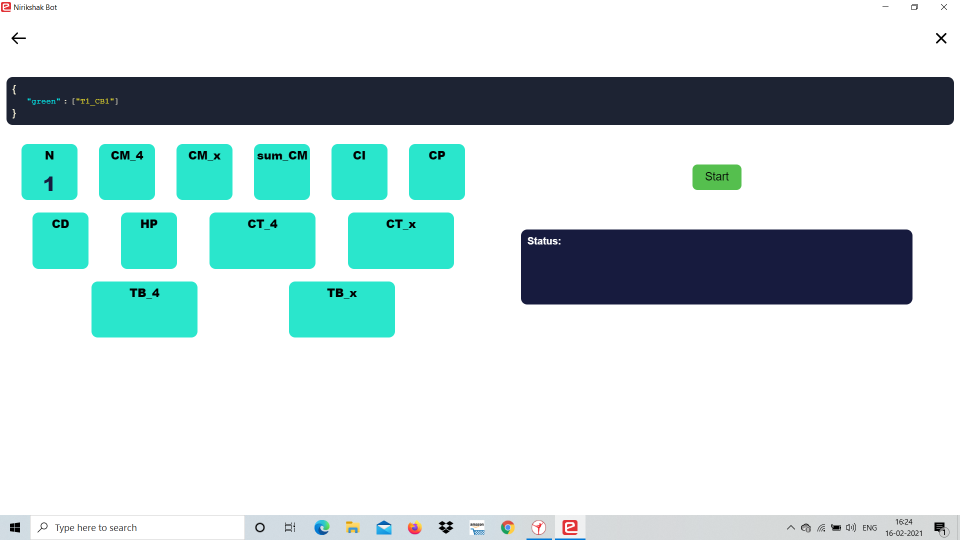
#> input picture Task 5/Submitted/NB_2182_Task_5/task_5_gui_before_evaluation.png, 1920 x 1080 px (shown at 1/2 size); its folder holds only this picture in this run
$ python -i task_1a_part1.py   (imports and definitions only)
#> lines starting #> are read from the running program, lines starting #| are printed output that depends on the picture; after the words box and inside, x2 and y2 are one past the last pixel; in counts of white or black regions, pixels touching at a corner belong together
#> further down, picture is the input picture: shape (1080, 1920, 3); mean B, G, R 218.8, 218, 199.6
'''
*****************************************************************************************
*
*        		===============================================
*           		Nirikshak Bot (NB) Theme (eYRC 2020-21)
*        		===============================================
*
*  This script is to implement Task 1A - Part 1 of Nirikshak Bot (NB) Theme (eYRC 2020-21).
*
*  This software is made available on an "AS IS WHERE IS BASIS".
*  Licensee/end user indemnifies and will keep e-Yantra indemnified from
*  any and all claim(s) that emanate from the use of the Software or
*  breach of the terms of this agreement.
*
*  e-Yantra - An MHRD project under National Mission on Education using ICT (NMEICT)
*
*****************************************************************************************
'''

# Team ID:			NB_2182
# Author List:		Yatharth Bhargava, Priyank Sisodia, Pranav Mittal
# Filename:			task_1a_part1.py
# Functions:		scan_image,getContours,getShape4,isEqual,isPerpendicular,isParallel,colorMask
# 					[ Comma separated list of functions in this file ]
# Global variables:	shapes
# 					[ List of global variables defined in this file ]


####################### IMPORT MODULES #######################
## You are not allowed to make any changes in this section. ##
## You have to implement this task with the three available ##
## modules for this task (numpy, opencv, os)                ##
##############################################################
import cv2
import numpy as np
import os
# import matplotlib.pyplot as plt
##############################################################


# Global variable for details of shapes found in image and will be put in this dictionary, returned from scan_image function
#shapes = {}
#calibrate=np.load("calibrate.npy")
################# ADD UTILITY FUNCTIONS HERE #################
## You can define any utility functions for your code.      ##
## Please add proper comments to ensure that your code is   ##
## readable and easy to understand.                         ##
##############################################################
#------------------------------------------------------------------------------------------------------
#function to get contours
def getContours(imgColor):
    shapes={}
    #makes countours in the image and tells the color
    imgHsv=cv2.cvtColor(imgColor,cv2.COLOR_BGR2HSV)
#> imgHsv: shape (1080, 1920, 3); mean H, S, V 27.9, 39, 221.7

    #remove the maze from the image , we extract only the colored part of the image
    img=colorMask(imgHsv)
#> in colorMask, `mask=cv2.inRange(imgHsv,lwr_hsv,upr_hsv)#only colored circles are black`:
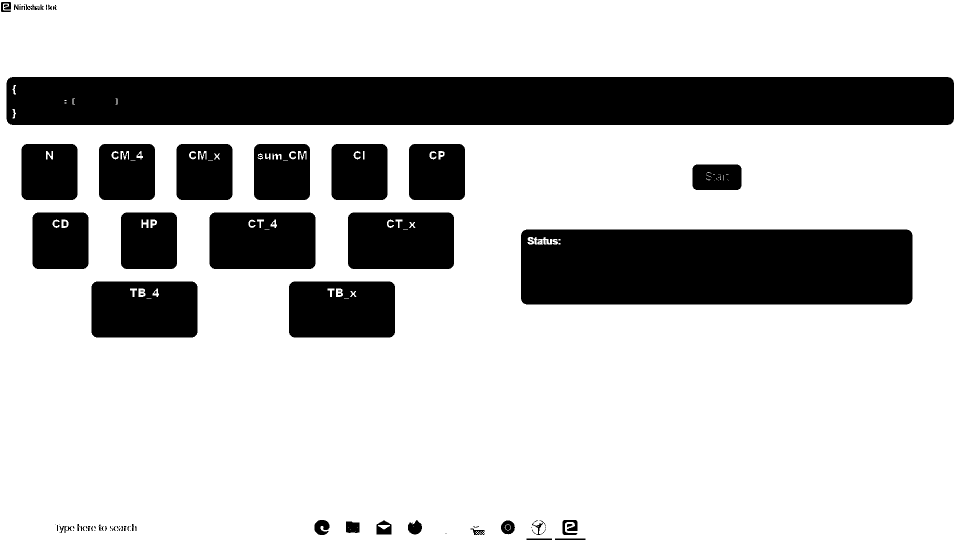
#> mask: shape (1080, 1920) (shown at 1/2 size); 75.9% white; 101 black regions (43 under 20 px), largest, box (x1, y1, x2, y2) and area: (13, 154, 1908, 250) 181548, (1042, 459, 1825, 609) 116744, (696, 425, 908, 538) 23545
#> in colorMask, `mask=cv2.bitwise_not(mask,mask=None)`: mask: shape (1080, 1920); 24.1% white; 101 white regions (43 under 20 px)

    contours, heirarchy =  cv2.findContours(img,cv2.RETR_TREE,cv2.CHAIN_APPROX_SIMPLE)
#> contours = 223 contours, 137 with area under 20; largest, box (x1, y1, x2, y2) and area: (13, 154, 1908, 250) 179784, (1042, 459, 1825, 609) 116388, (696, 425, 908, 538) 23518, (419, 425, 631, 538) 23518, (578, 563, 790, 675) 23307
    # print((contours))
    lst = list(list())
    for cnt in contours:
        area = cv2.contourArea(cnt)
        perimeter = cv2.arcLength(cnt,True) #it gives the perimeter of each shape(true is for closed shape)
        approxCnt = cv2.approxPolyDP(cnt,0.01*perimeter,True) #this will give coridinates of all the corner points
        #using moments
        #contour on image--#img   #countour #index #color #thickness
        #print(img.shape[0]*img.shape[1]-100000)
        #print("Area =",area," Image Area=",0.50*img.shape[0]*img.shape[1])
        if area>500 and area<0.50*img.shape[0]*img.shape[1]: #to avoid the noise in the image, area>500 is applied
            # [8 lines of commented-out code are left out]

            n_corners = len(approxCnt)

            # print(n_corners) #corners will used to classify shapes

            #now we will draw a rounded box around the detected object(or shape)
            #x, y, w, h = cv2.boundingRect(approxCnt) #this function takes the corners cordinates of shape and returns the x,y,width,hight of the bounding box(x,y are top left corner cordinate)
            #cv2.rectangle(imgColor,(x,y),(x+w,y+h),(0,0,255),5) #draw a bounding rect with the corinates we got (x,y)=tope left,(x+w,y+h)=right bottom corner

            #=============================================================================================
            #for detection of shape
            #Circle/ Triangle/ Trapezium/ Rhombus/ Square/ Quadrilateral/ Parallelogram/ Pentagon/ Hexagon


            ##############################################################################################
            # As said by intructors on piazza the object shape will be spherical i.e. circular in 2D only
            # no other shapes, Therefore removing the conditions of all other shapes

            # IMPORTANT
            # Since we know now the object(ball) will definitely  spherical i.e circle in vision sensor image
            # we are removing the conditions for  other shapes

            ##############################################################################################

            #if n_corners>6:
            #    obj="Circle"
            #elif n_corners ==3:
            #    obj = "Triangle"
            #elif n_corners ==5:
            #    obj = "Pentagon"
            #elif n_corners ==6:
            #    obj = "Hexagon"
            #elif n_corners ==4:
            #    obj=getShape4(approxCnt)

            obj = "Circle"

            M = cv2.moments(approxCnt)
            cX = int(M["m10"] / M["m00"])
            cY = int(M["m01"] / M["m00"])
            # [8 lines of commented-out code are left out]
            b=int(imgColor[cY,cX][0])
            g=int(imgColor[cY,cX][1])
            r=int(imgColor[cY,cX][2])
            if((abs(b-g)+abs(g-r)+abs(r-b))<=20):
                #print(abs(b-g)+abs(g-r)+abs(r-b))
                continue

            ##color detection
            h = imgHsv[cY,cX][0]

            if (h<=25 and h>=0 )or(h<=180 and h>=175) :
                color ="red"
            elif h<=70 and h>=35 :
                color ="green"
            elif h<=145 and h>=90 :
                color ="blue"
            else:
                color ="unknown"


            identifier = 0

            # [23 lines of commented-out code are left out]

            lst.append( [ obj, color, area, cX, cY, identifier ])
#> this loop made 223 passes
#> (area, perimeter, n_corners, cX, cY, b, g, r) on passes 72, 80, 95, 97, 98, 105, 113, 120, 125, 131, 135, 139: (527.5, 93.9, 7, 704, 1054, 83, 195, 235), (561, 89.25, 13, 1015, 1054, 244, 139, 75), (528.5, 100.3, 14, 829, 1055, 240, 94, 121), (595, 142.2, 16, 642, 1053, 225, 219, 209), (23307, 627.6, 4, 683, 618, 204, 230, 42), (23307, 627.6, 4, 288, 618, 204, 230, 42), (116388, 1845.6, 4, 1433, 533, 62, 27, 23), (23518, 629.6, 4, 801, 481, 204, 230, 42), (23518, 629.6, 4, 524, 481, 204, 230, 42), (12318, 429.6, 8, 297, 481, 204, 230, 42), (12318, 429.6, 8, 120, 481, 204, 230, 42), (4776, 282.3, 8, 1433, 354, 67, 163, 73)
#> (area, perimeter, n_corners, cX, cY, b, g, r) on pass 92: (675, 102.6, 6, 767, 1056, 233, 233, 233)
#> after the loop, lst = 19 items

    lst.sort(key = lambda lst: lst[1])
    # [ obj, color, area, cX, cY, identifier ]
    # #Circle/ Triangle/ Trapezium/ Rhombus/ Square/ Quadrilateral/ Parallelogram/ Pentagon/ Hexagon
    #plt.imshow(cv2.cvtColor(imgColor,cv2.COLOR_BGR2RGB))
    counter = np.zeros(9,int)

    for item in lst:
        counter[item[5]]+=1
#> this loop made 19 passes
#> item on passes 1 to 12: ['Circle', 'blue', 561, 1015, 1054, 0], ['Circle', 'blue', 528.5, 829, 1055, 0], ['Circle', 'blue', 595, 642, 1053, 0], ['Circle', 'blue', 116388, 1433, 533, 0], ['Circle', 'blue', 179784, 960, 201, 0], ['Circle', 'green', 4776, 1433, 354, 0], ['Circle', 'red', 527.5, 704, 1054, 0], ['Circle', 'unknown', 23307, 683, 618, 0], ['Circle', 'unknown', 23307, 288, 618, 0], ['Circle', 'unknown', 23518, 801, 481, 0], ['Circle', 'unknown', 23518, 524, 481, 0], ['Circle', 'unknown', 12318, 297, 481, 0]
#> after the loop, counter = [19, 0, 0, 0, 0, 0, 0, 0, 0]

    for item in lst:
        if counter[item[5]]==1:
            shapes[lst[0][0]]=([lst[0][1],lst[0][3],lst[0][4]])
        elif counter[item[5]]==0:
            continue
        elif counter[item[5]]>=1:
            if item[0] not in shapes:
                shapes[item[0]] = list(list())
            shapes[item[0]].extend([[item[1],item[3],item[4]]])
#> after the loop, shapes = 1 item

    return shapes


def colorMask(imgHsv):
    #if saturation value is small enough,changing hv give black and white part
    upr_hsv=(180,70,255)
    lwr_hsv=(0,0,0)
    mask=cv2.inRange(imgHsv,lwr_hsv,upr_hsv)#only colored circles are black
    mask=cv2.bitwise_not(mask,mask=None)
    # [5 lines of commented-out code are left out]
    return mask


# [22 lines of commented-out code are left out]

# [115 lines left out: functions getShape4, isEqual, isPerpendicular, isParallel, scan_image, not called in this run]

# [102 lines of commented-out code are left out]

>>> import cv2
>>> picture = cv2.imread('task_5_gui_before_evaluation.png')
>>> result = getContours(picture)
#> result = 1 item
